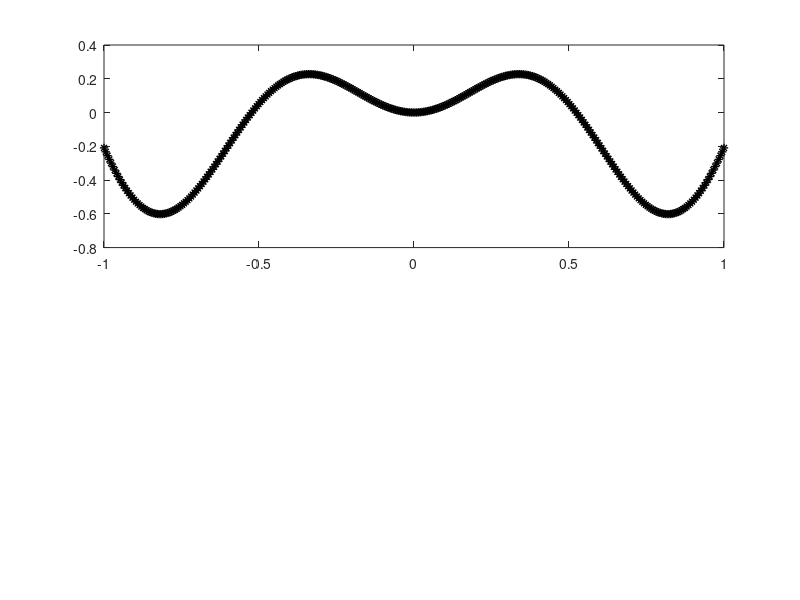

Write MATLAB code to recreate this figure. (Note: this script raises an error after producing the figure.)
% ex1_godunov.m: 
% Minimal example of the godunov method using a background viscosity dependent 
% Riemann solver for the Brio Rosenau model.
%
% This programm uses the matlab function riemannSolverGodunov2x2.m
%
% AUTHOR:
% Valentin Pellhammer
% Department of Mathematics and Statistics,
% University of Konstanz, 78457 Konstanz
% email adress: valentin.pellhammer@uni-konstanz.de
% homepage: http://www.math.uni-konstanz.de/~pellhammer/
%
% Date: April 2023
% Last revision: February 2024

clc;close all;clear all;

% define discretisation parameters
xmin = -1;
xmax = 1;
dt = 0.001;
N = 350;
tmax = 1;
dx = (xmax-xmin)/(N-1);
x =  linspace(xmin, xmax,N);


% define model 
a=3;
F = @(u,v) [a* u.^2 + v.^2;2*u.*v];

% boundary conditions
BoundaeryCond = 'transmissive';
% BoundaeryCond = 'periodic';


% Initial data %
uL = -1/2;
vL = 0;
uR = 0.2;
vR = 0;
init =  [(x<0) .* uL + (x>=0) .* uR;(x<0) .* vL + (x>=0) .* vR];
% other data
init = [cos(6.*x);sin(4.*x)];
init = [3/4*x.*sin(6*x);-sin(7*(x-0.3))];
% init = [-sin(7*(x-0.3));exp(-x.*x)];





sol=init;

%initialize plots
subplot(2,1,1)
h1 = plot(x,sol(1,:),'-k*','LineWidth',1);hold on;
h1.MarkerSize = 4;
grid on;
T = title('Godunov method (press any key)');
axis([xmin xmax,-1 1.3]);
xlabel('x','Interpreter','latex');
ylabel('u','Interpreter','latex','Rotation',0,'FontSize',14);

subplot(2,1,2)
h2 = plot(x,sol(2,:),'-k*','LineWidth',1);hold on;
h2.MarkerSize = 4;
grid on;
xlabel('$x$','Interpreter','latex','FontSize',14);
axis([xmin xmax,-2 2]);
xlabel('$x$','Interpreter','latex','FontSize',14);
ylabel('$v$','Interpreter','latex','Rotation',0,'FontSize',14);
an = annotation('textbox',[0.8,0.07,0,0],'string','$t=0$','Interpreter','latex','FontSize',14);

pause;
T.String = 'Godunov method';
kk = 1;
 

% generate vido
% wobj = VideoWriter('test1.avi');
% wobj.FrameRate = 10;                  % frames per second (video speed)
% open(wobj); 



for i= 0:dt:tmax
  if strcmp(BoundaeryCond,'transmissive')
  %  transmissive boundary conditions
    solm = [sol(:,1),sol(:,1:end-1)];
    solp = [sol(:,2:end),sol(:,end)]; 
  else
%     % periodic boundary conditions
   solm = [sol(:,end),sol(:,1:end-1)];
   solp = [sol(:,2:end),sol(:,1)]; 
  end
%     
    [Sp1,Sp2] = riemannSolverGodunov2x2(sol,solp,a);

    [Sm1,Sm2] = riemannSolverGodunov2x2(solm,sol,a);

    sol = sol - (dt./dx).*(F(Sp1,Sp2) - F(Sm1,Sm2));
   
    set(h1,'Ydata',sol(1,:));
    set(h2,'Ydata',sol(2,:));
    an.String = ['$t=',num2str(i),'$'];


%M(kk) = getframe; activate when making video


  pause(0.001);
     kk = kk+1;
end



